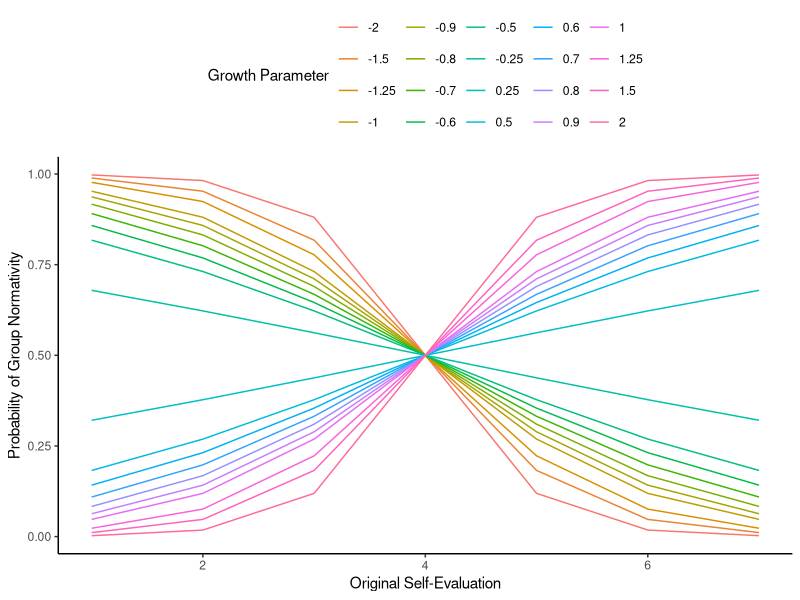

Write R code to recreate this figure. (Note: this script raises an error after producing the figure.)



logFunc <- function(input, slope=1, shift=0){
  input = input - 4
  output = 1 / (1 + exp(-slope * (input - shift ) ))
  return(output)
}

#Minputs=c(.5,.6,.7,.8,.9,1,1.25,1.5,2,2.5,3,3.5,4,4.5,5,5.5)
Minputs=c(.25,.5,.6,.7,.8,.9,1,1.25,1.5,2)
Minputs <- c(-Minputs, Minputs)
df<-data.frame(Minputs=sort(rep(Minputs, 7)), eval=rep(1:7) )
df$trans<-logFunc(df$eval, df$Minputs, shift = 0)

library(ggplot2)
FSplot<-ggplot(data=df, aes(x=eval, y=trans, group=as.factor(Minputs), color= as.factor(Minputs) )) +
  geom_line() + xlab("Original Self-Evaluation") + ylab("Probability of Group Normativity")  + theme_classic() +
  theme(legend.position="top") + labs(color="Growth Parameter")
FSplot
#ggsave("~/Documents/UC Riverside/Studies/Feedback Study/Manuscript/Figures/FS_demonstration.jpg", units = "in", dpi = 600, width = 4, height = 4)

Minputs <- c(4.407416, 2.48609)
df<-data.frame(Minputs=sort(rep(Minputs, 7)), eval=rep(1:7) )
df$trans<-logFunc(df$eval, df$Minputs, shift = 0)
FSplot<-ggplot(data=df, aes(x=eval, y=trans, group=as.factor(Minputs), color= as.factor(Minputs) )) +
  geom_line() + geom_point() + xlab("Original Self-Evaluation") + ylab("Probability of Group Normativity")  + theme_classic() +
  theme(legend.position="top") + labs(color="Growth Parameter")  + 
  scale_color_manual(labels=c('Outgroup','Ingroup'), values = wes_palette("Darjeeling1"))
FSplot





logFunc <- function(input, slope=1, shift=0, L=1){
  input = input - 4
  output = (L / (1 + exp(-slope * (input - shift ) )) ) + (1-L)/2
  return(output)
}

Minputs=c(.5,.6,.7,.8,.9,1,1.25,1.5,2,2.5,3,3.5,4,4.5,5,5.5)
df<-data.frame(Minputs=sort(rep(Minputs, 7)), eval=rep(1:7) )
df$trans<-logFunc(df$eval, df$Minputs, shift = 0, L = .5)

library(ggplot2)
FSplot<-ggplot(data=df, aes(x=eval, y=trans, group=as.factor(Minputs), color= as.factor(Minputs) )) +
  geom_line() + xlab("Original Self-Evaluation") + ylab("Probability of Group Normativity")  + theme_classic() +
  theme(legend.position="top") + labs(color="Growth Parameter")
FSplot

###

logFunc <- function(input, slope=1, shift=0, L=1, B=0){
  input = input - 4
  output = (L / (1 + exp(-slope * (input - shift ) )) ) + (B)
  return(output)
}

Minputs=c(.5,.6,.7,.8,.9,1,1.25,1.5,2,2.5,3,3.5,4,4.5,5,5.5)
df<-data.frame(Minputs=sort(rep(Minputs, 7)), eval=rep(1:7) )
df$trans<-logFunc(df$eval, df$Minputs, shift = 0, L = .75, B = .1)

library(ggplot2)
FSplot<-ggplot(data=df, aes(x=eval, y=trans, group=as.factor(Minputs), color= as.factor(Minputs) )) +
  geom_line() + xlab("Original Self-Evaluation") + ylab("Probability of Group Normativity")  + theme_classic() +
  theme(legend.position="top") + labs(color="Growth Parameter")
FSplot


DP <- sum(model_data$prevSelf[1,] * model_data$prevSim[1,1,])
logFunc <- function(input, slope=1, shift=0){
  #input = input - 4
  output = 1 / (1 + exp(-slope * (input - shift ) ))
  return(output)
}
logFunc(DP,shift=140:145)

logFunc <- function(sim, self, slope=1, shift=0){
  output = 1 / (1 + exp(-slope * (sim * (self - shift) ) ))
  return(output)
}
logFunc(rep(seq(from=0,to=.7,by=.05),7),1:7)


#####

logFunc <- function(input, slope=1, shift=0){
  output = 1 / (1 + exp(-slope * (input - shift ) ))
  return(output)
}

Minputs <- c(10.06)
df<-data.frame(Minputs=Minputs, eval=scale(model_data$sg[order(model_data$sg)]) )
df$trans<-logFunc(df$eval, df$Minputs, shift = 0)
FSplot<-ggplot(data=df, aes(x=eval, y=trans, group=as.factor(Minputs), color= as.factor(Minputs) )) +
  geom_line() + geom_point() + xlab("Similarity-to-Group") + ylab("Ingroup Probability")  + theme_classic() +
  theme(legend.position="top") + labs(color="Growth Parameter")
FSplot
